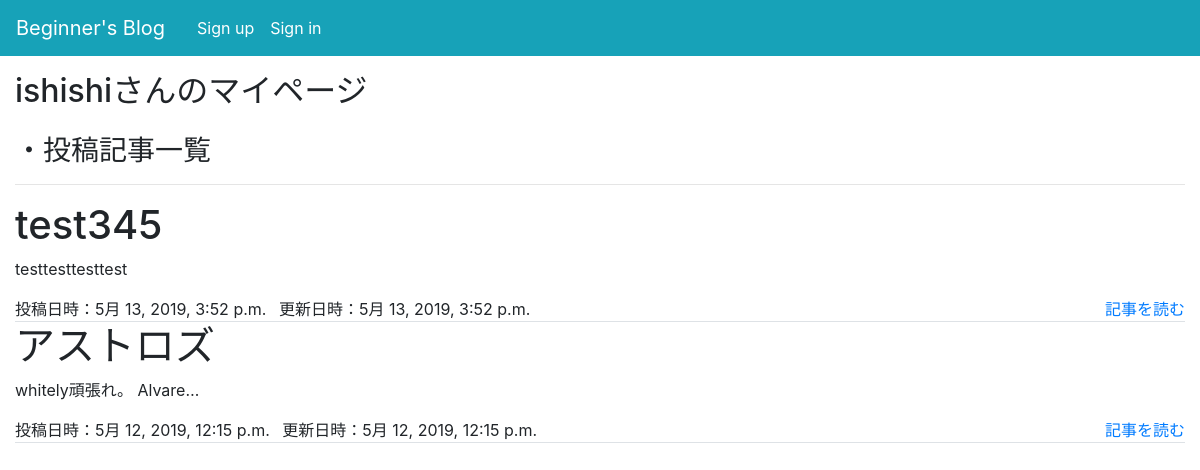
Page /users/1/ on the earlier database version.
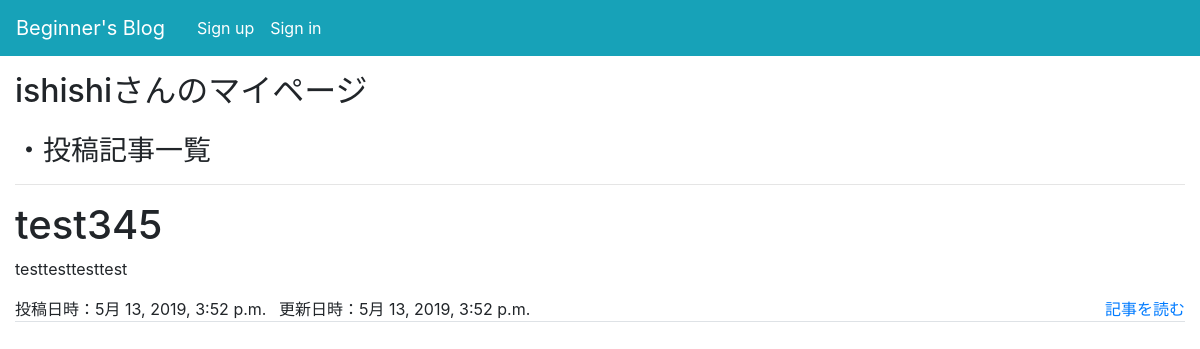
Same page on the later database version.
### blog/models.py (models this page shows, shortened)
class Post(models.Model):
    user = models.ForeignKey(User, on_delete=models.CASCADE)
    title = models.CharField(max_length = 30)
    text = models.TextField()
    created_datetime = models.DateTimeField(default = timezone.now)
    updated_datetime = models.DateTimeField(auto_now=True)

### blog/views.py (the view)
# urls.py: path('users/<int:pk>/', views.user_detail, name='user_detail'),
def user_detail(request, pk):
    user = get_object_or_404(User, id=pk)
    user_posts = Post.objects.filter(user=pk).order_by('-created_datetime')
    return render(request, 'blog/user_detail.html', {'user': user, 'user_posts': user_posts, 'post_detail': post_detail})

### blog/templates/blog/user_detail.html (shortened to what this page needs)
{% extends 'blog/base.html' %}
{% block main %}
<h2>{{ user.username }}さんのマイページ</h2>
<h3 class="mt-4">・投稿記事一覧</h3>
<hr />
{% for user_post in user_posts %}
<div class="border-bottom">
  <div>
    <h1>{{ user_post.title }}</h1>
    <p>{{ user_post.text | truncatechars:20 }}</p>
    <a>投稿日時：{{ user_post.created_datetime }}</a>
    <a class="ml-2">更新日時：{{ user_post.updated_datetime }}</a>
    <a class="post-detail  float-right" href="{% url 'blog:post_detail'  pk=user_post.pk %}">記事を読む</a>
  </div>
</div>
{% endfor %}
{% endblock %}

### blog/templates/blog/base.html (shortened to what this page needs)
{% load staticfiles %}
<!DOCTYPE html>
<html>
<head>
  <link rel="stylesheet" href="{% static 'css/base.css' %}">
  <link rel="stylesheet" href="https://use.fontawesome.com/releases/v5.8.2/css/all.css">
  <link rel="stylesheet" href="https://stackpath.bootstrapcdn.com/bootstrap/4.3.1/css/bootstrap.min.css">
</head>
<body>
  <nav class="navbar navbar-expand-lg navbar-dark bg-info fixed-top">
    <a class="top-title navbar-brand ml-0 mr-4" href="{% url 'blog:top' %}">Beginner's Blog</a>
    <div class="collapse navbar-collapse" id="Navber">
      <ul class="navbar-nav mr-0">
        {% if request.user.is_authenticated %}
        <li class="nav-item active">
          <a class="nav-link" href="{% url 'blog:posts_new' %}">投稿</a>
        </li>
        <li class="nav-item active">
          <a class="nav-link" href="{% url 'blog:user_detail' request.user.id %}">My Page</a>
        </li>
        <li class="nav-item active">
          <a class="nav-link" href="{% url 'blog:logout' %}">Sign out</a>
        </li>
        {% else %}
        <li class="nav-item active">
          <a class="nav-link" href="{% url 'blog:sign_up' %}">Sign up</a>
        </li>
        <li class="nav-item active">
          <a class="nav-link" href="{% url 'blog:login' %}">Sign in</a>
        </li>
        {% endif %}
      </ul>
    </div>
  </nav>
  <div class="container-fluid">
    <div class="row">
      <div class="col">
        {% block main %}
        {% endblock %}
      </div>
    </div>
  </div>
</body>
</html>

### blog/static/css/base.css (style rules this page uses)
.container-fluid { margin-top: 4.5rem; margin-bottom: 4.5rem; }
.top-title { font-size: 32px; }

Differences in the rows shown:
removed Post: title "アストロズ", text "whitely頑張れ。 Alvare…", created_datetime "5月 12, 2019, 12:15 p.m.", updated_datetime "5月 12, 2019, 12:15 p.m."
